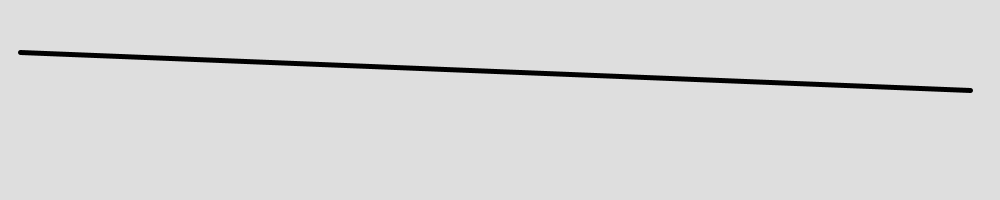
Frame 1 (no input)
Frame 60 (the mouse pressed at the canvas centre just before this capture): blank canvas, image omitted
Frame 120 (the mouse held since frame 60 and released just before this capture): blank canvas, image omitted

The Processing sketch that drew this single still picture (run headless with seeded random() and noise(); from frame 60 on, the mouse is pressed at the canvas centre):

// Processing sketch: lineNoise
// ── lineNoise.pde
	int step = 50;
	float lastX =-999;
	float lastY =-999;
	float y = height/2;
	int borderX = 20;
	int borderY;
	int x = borderX;


void setup(){
	
	size(1000, 200);
	smooth();
	frameRate(10);
	borderY= 90;

}

void draw(){
	background(222, 222, 222);
		strokeWeight(5);
	for(x= borderX; x<=width-borderX; x+= step){
		y +=  random(2,-2);

		
		if (lastX>-999){
			line(x, y, lastX, lastY);		
		}

		lastX = x;
		lastY = y;
		
	}
		if (x>=width-borderX){
			x = borderX + 3;
			lastY = -999;
			lastX = -999;
		}

}
